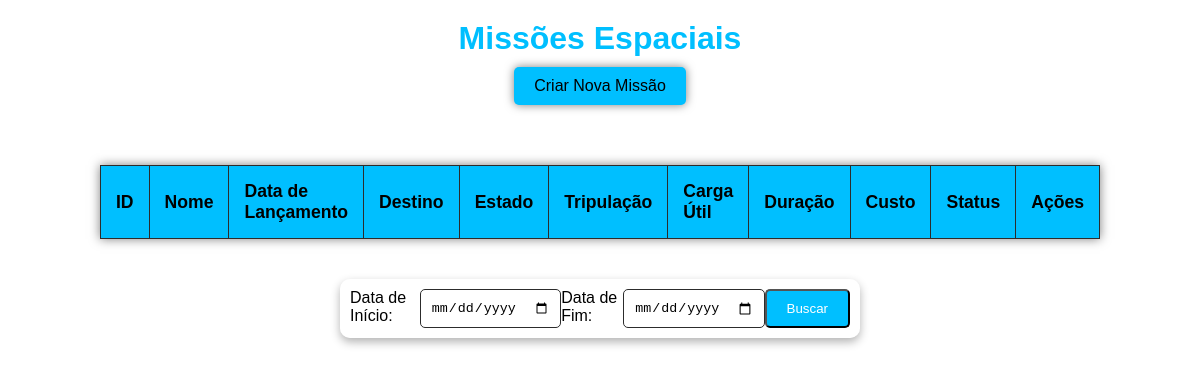
Before: / with the older database file.
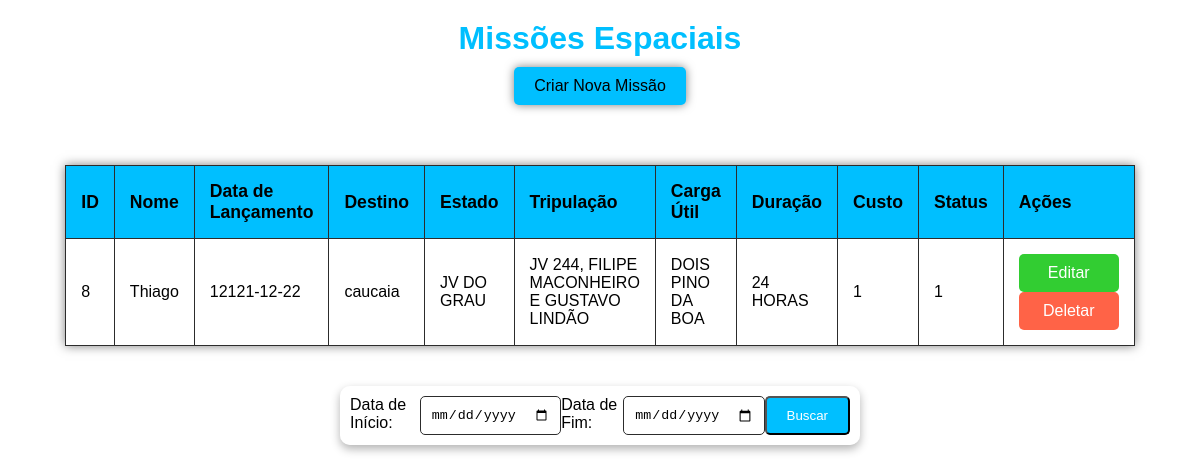
After: the same page with the newer database file.
### tables this page shows
CREATE TABLE missoes (
            id INTEGER PRIMARY KEY AUTOINCREMENT,
            nome TEXT NOT NULL,
            data_lancamento DATE NOT NULL,
            destino TEXT NOT NULL,
            estado TEXT NOT NULL,
            tripulacao TEXT NOT NULL,
            carga_util TEXT NOT NULL,
            duracao TEXT NOT NULL,
            custo DECIMAL NOT NULL,
            status TEXT
        );

### app.py (the view)
@app.route('/')
def index():
    conn = get_db_connection()
    missoes = conn.execute('SELECT * FROM missoes ORDER BY data_lancamento DESC;').fetchall()
    conn.close()
    return render_template('index.html', missoes=missoes)

### app.py (called while the page is built)
def get_db_connection():
    conn = sqlite3.connect('database.db')
    conn.row_factory = sqlite3.Row
    return conn

### templates/index.html (shortened to what this page needs)
<!DOCTYPE html>
<html lang="pt-br">
<head>
    <link rel="stylesheet" href="{{ url_for('static', filename='styles/index.css') }}">
</head>
<body>
    <header>
        <h1 class="subtitle">Missões Espaciais</h1>
        <a href="{{ url_for('create') }}" class="btn-criar">Criar Nova Missão</a>
    </header>
    <main>
        <table>
            <thead>
                <tr>
                    <th>ID</th>
                    <th>Nome</th>
                    <th>Data de Lançamento</th>
                    <th>Destino</th>
                    <th>Estado</th>
                    <th>Tripulação</th>
                    <th>Carga Útil</th>
                    <th>Duração</th>
                    <th>Custo</th>
                    <th>Status</th>
                    <th>Ações</th>
                </tr>
            </thead>
            <tbody>
                {% for missao in missoes %}
                <tr>
                    <td>{{ missao.id }}</td>
                    <td>{{ missao.nome }}</td>
                    <td>{{ missao.data_lancamento }}</td>
                    <td>{{ missao.destino }}</td>
                    <td>{{ missao.estado }}</td>
                    <td>{{ missao.tripulacao }}</td>
                    <td>{{ missao.carga_util }}</td>
                    <td>{{ missao.duracao }}</td>
                    <td>{{ missao.custo }}</td>
                    <td>{{ missao.status }}</td>
                    <td>
                        <form action="{{ url_for('edit', id=missao.id) }}" method="get" style="display:inline;">
                            <button type="submit" class="btn-editar">Editar</button>
                        </form>
                        <form action="{{ url_for('delete', id=missao.id) }}" method="post" style="display:inline;">
                            <button type="submit" class="btn-deletar">Deletar</button>
                        </form>
                    </td>
                </tr>
                {% endfor %}
            </tbody>
        </table>
        <form action="{{ url_for('search') }}" method="POST" class="search-form" style="margin-top: 20px;">
            <label for="data_inicio">Data de Início:</label>
            <input type="date" id="data_inicio" name="data_inicio" required>
            <label for="data_fim">Data de Fim:</label>
            <input type="date" id="data_fim" name="data_fim" required>
            <button type="submit" class="btn-search">Buscar</button>
        </form>
    </main>
</body>
</html>

### static/styles/index.css (style rules this page uses)
body, html { margin: 0; padding: 0; font-family: Arial, sans-serif; background-image: url('https://media.giphy.com/media/9tx0gy37p7oXu/giphy.gif'); background-size: cover; background-position: center; background-repeat: no-repeat; background-attachment: fixed; }
header { padding: 20px; text-align: center; }
header h1 { margin: 0; font-size: 2rem; color: #00BFFF; }
.btn-criar { background-color: #00BFFF; color: #000000; padding: 10px 20px; border-radius: 5px; text-decoration: none; margin-top: 10px; display: inline-block; transition: background-color 0.3s; box-shadow: 0 0 10px rgba(0, 0, 0, 0.5); }
table { width: 80%; margin: 40px auto; border-collapse: collapse; background-color: rgba(255, 255, 255, 0.8); box-shadow: 0 0 10px rgba(0, 0, 0, 0.5); }
th, td { padding: 15px; text-align: left; border: 1px solid #2C2C2C; }
th { background-color: #00BFFF; color: #000000; font-size: 1.1rem; }
.btn-editar, .btn-deletar { padding: 10px 15px; border: none; border-radius: 5px; cursor: pointer; font-size: 1rem; color: #FFFFFF; transition: background-color 0.3s ease; text-decoration: none; display: inline-block; min-width: 100px; text-align: center; }
.btn-editar { background-color: #32CD32; }
.btn-deletar { background-color: #FF6347; }
form.search-form { display: flex; justify-content: space-between; padding: 10px; max-width: 500px; margin: 20px auto; background-color: rgba(255, 255, 255, 0.5); border-radius: 10px; box-shadow: 0 4px 10px rgba(0, 0, 0, 0.3); }
form.search-form input[type="date"] { padding: 10px; border: 1px solid #2C2C2C; border-radius: 5px; background-color: rgba(255, 255, 255, 0.5); color: #000000; }
form.search-form button.btn-search { background-color: #00BFFF; color: #FFFFFF; padding: 10px 20px; border-radius: 5px; cursor: pointer; transition: background-color 0.3s; }

Changed rows visible on the page:
added missoes: id "8", nome "Thiago", data_lancamento "12121-12-22", destino "caucaia", estado "JV DO GRAU", tripulacao "JV 244, FILIPE MACONHEIRO E GUSTAVO LINDÃO", carga_util "DOIS PINO DA BOA", duracao "24 HORAS", custo "1", status "1"
